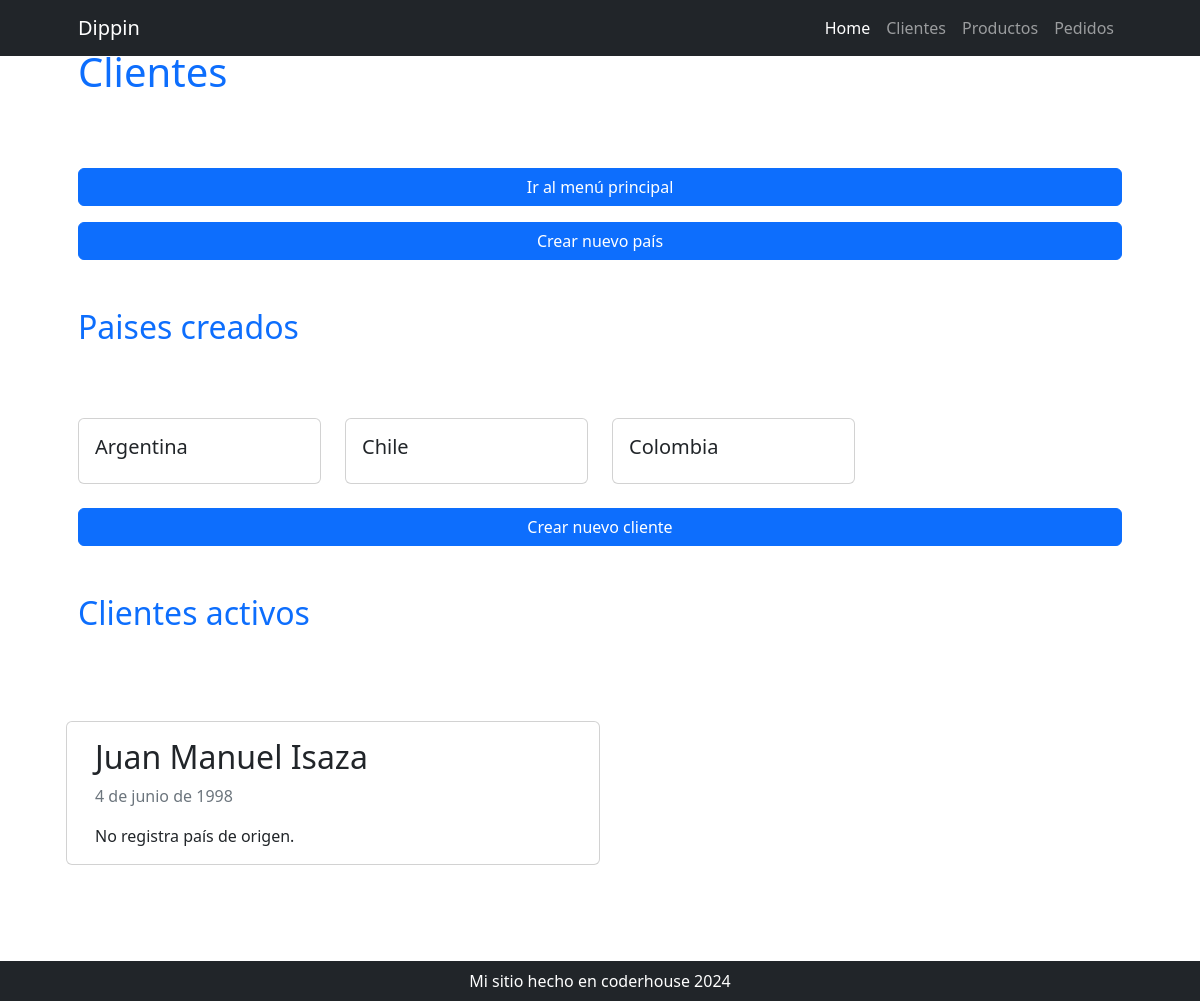
/cliente/home/, run on an earlier commit of the app's database.
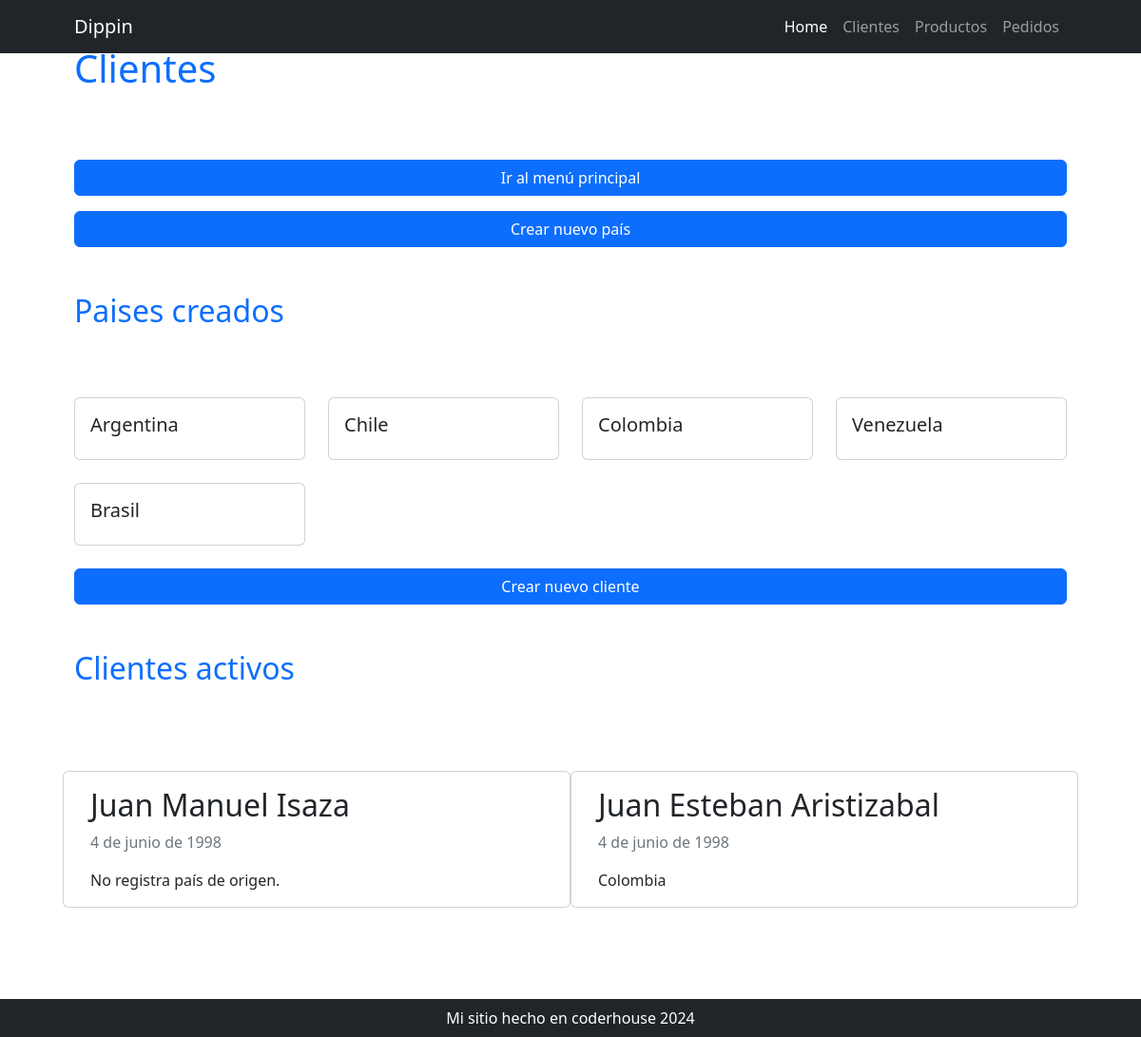
And on a later commit of the database.
### cliente/models.py (models this page shows, shortened)
class Pais(models.Model):
    nombre = models.CharField(max_length=50, verbose_name="pais", unique=True)
    def __str__(self):
        return self.nombre
    class Meta:
        verbose_name_plural = "paises"

class Cliente(models.Model):
    nombre = models.CharField(max_length=50)
    apellido = models.CharField(max_length=50)
    nacimiento = models.DateField(null=True)
    pais_origen_id = models.ForeignKey(Pais, on_delete=models.SET_NULL, blank=True, null=True, verbose_name="pais de origen")

### cliente/views.py (the view)
# urls.py: path("home/", views.home, name="home"),
def home(request):
    consulta_clientes = models.Cliente.objects.all()
    consulta_paises = models.Pais.objects.all()
    context = {"clientes":consulta_clientes, "paises":consulta_paises}
    return render(request, "cliente/index.html", context)

### cliente/templates/cliente/index.html
{% extends 'core/base.html' %}
{% block titulo %}
    {% include 'core/components/titulo1.html' with titulo="Clientes" %}
{% endblock titulo %}
{% block contenido %}
<div class="d-flex flex-column">
    <a href="{% url 'core:home' %}" class="btn btn-primary mb-3">Ir al menú principal</a>
    <a href="{% url 'cliente:pais_create' %}" class="btn btn-primary">Crear nuevo país</a>
</div>
<div class="row align-items-center my-5">
    <h1 class="pb-lg-3 text-primary fs-2">
        Paises creados
    </h1>
</div>
<div class="row row-cols-1 row-cols-md-2 row-cols-lg-4">
    {% for pais in paises %}
        <div class="col mb-4">
            <div class="card">
                <div class="card-body">
                    <h5 class="card-title">{{ pais.nombre }}</h5>
                </div>
            </div>
        </div>
    {% endfor %}
</div>
<div class="d-flex flex-column">
    <a href="{% url 'cliente:cliente_create' %}" class="btn btn-primary">Crear nuevo cliente</a>
</div>
<div class="row align-items-center my-5">
    <h1 class="pb-lg-3 text-primary fs-2">
        Clientes activos
    </h1>
</div>
<div class="row row-cols-1 row-cols-md-2">
    {% for cliente in clientes %}
        <div class="card my-3">
            <div class="card-body">
                <h2 class="card-title">{{ cliente.nombre }} {{ cliente.apellido }}</h2>
                <p class="card-text text-muted">{{ cliente.nacimiento }}</p>
                {% if cliente.pais_origen_id %}
                    <p class="card-text">{{ cliente.pais_origen_id }}</p>
                {% else %}
                    <p class="card-text">No registra país de origen.</p>
                {% endif %}
            </div>
        </div>
    {% endfor %}
</div>
<div class="row align-items-center my-5">
    <h1 class="pb-lg-3 text-primary fs-2">
    </h1>
</div>
{% endblock contenido %}

### core/templates/core/base.html (shortened to what this page needs)
{% load static %}
<!DOCTYPE html>
<html lang="es">
    <head>
        <link href="{% static 'core/css/styles.css' %}" rel="stylesheet" />
    </head>
    <body>
        {% include 'core/components/navbar.html' %}
        <div class="container px-4 px-lg-5">
            {% block titulo %}{% endblock titulo %}
            {% block contenido %}
            {% endblock contenido %}
        </div>
        {% include 'core/components/footer.html' %}
    </body>
</html>

### core/templates/core/components/navbar.html (shortened to what this page needs)
 <nav class="navbar navbar-expand-lg navbar-dark bg-dark fixed-top ">
    <div class="container px-5">
        <a class="navbar-brand" href="#!">Dippin</a>
        <div class="collapse navbar-collapse" id="navbarSupportedContent">
            <ul class="navbar-nav ms-auto mb-2 mb-lg-0">
                <li class="nav-item"><a class="nav-link active" aria-current="page" href="{% url 'core:home' %}">Home</a></li>
                <li class="nav-item"><a class="nav-link" href="{% url 'cliente:home' %}">Clientes</a></li>
                <li class="nav-item"><a class="nav-link" href="{% url 'producto:home' %}">Productos</a></li>
                <li class="nav-item"><a class="nav-link" href="{% url 'pedido:home' %}">Pedidos</a></li>
            </ul>
        </div>
    </div>
</nav>

### core/templates/core/components/titulo1.html
<div class="row align-items-center my-5">
    <h1 class="pb-lg-3 text-primary">
        {{titulo}}
    </h1>
</div>

### core/templates/core/components/footer.html
<footer class="py-2 bg-dark fixed-bottom ">
    <div class="container px-4 px-lg-5"><p class="m-0 text-center text-white">Mi sitio hecho en coderhouse 2024</p></div>
</footer>

What changed in the data, as far as the page shows it:
added Pais: nombre "Venezuela"
added Pais: nombre "Brasil"
added Cliente: nombre "Juan Esteban", apellido "Aristizabal", nacimiento "4 de junio de 1998", pais_origen_id "Colombia"
